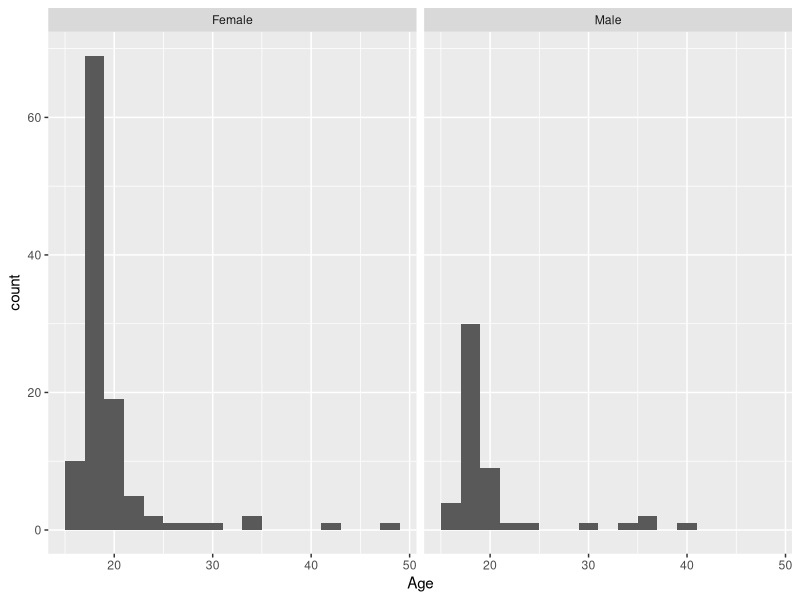
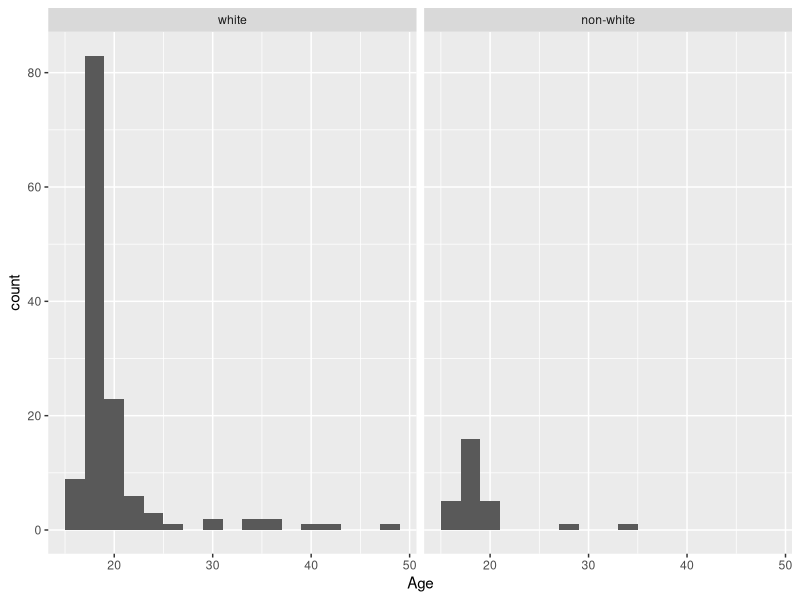
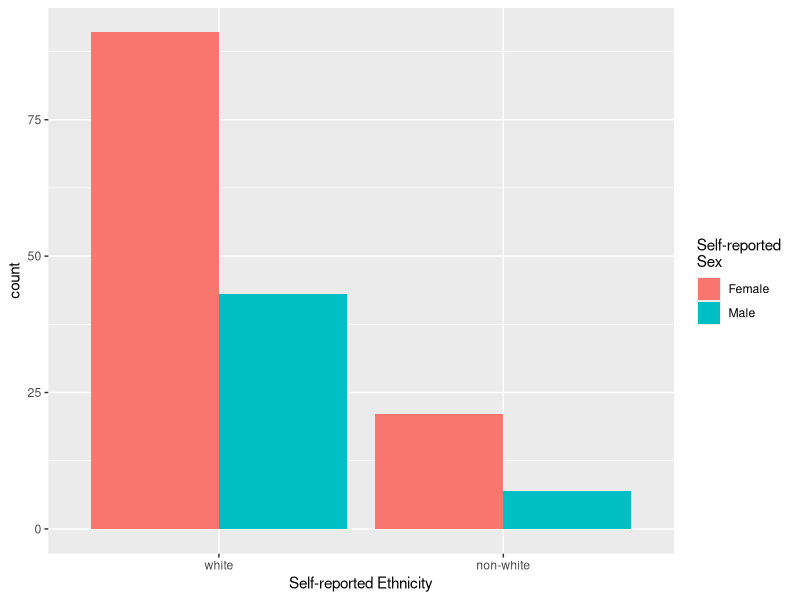
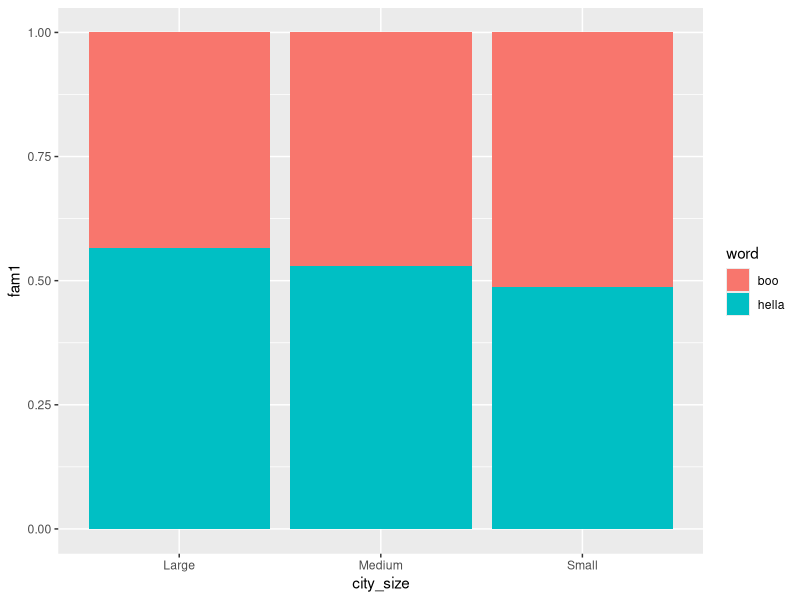

The R script that drew these images, in order:
## ---- chunk 1
knitr::opts_chunk$set(fig.width = 12, 
                      fig.height = 8,
                      fig.path = 'Figs/',
                      echo = TRUE,
                      warning = FALSE,
                      message = FALSE,
                      eval = TRUE)

## ---- chunk 2
library(tidyverse)
library(forcats) ## Dr. Theobold's preferred way to work with factors!

hiphop <- read_csv(here::here("3_dplyr", "Lab-hiphop-dplyr", "hiphop.csv"))
## ---- chunk 3
hiphop <- hiphop %>% 
  mutate(sex = as_factor(sex)) %>% 
  filter(city > 0)
## ---- chunk 4

hiphop %>% filter(!is.na(familiarity)) %>% dim()
hiphop %>% filter(!is.na(sex), 
                  !is.na(age), 
                  !is.na(ethnic)) %>% dim()

hiphop %>% filter(city == 0) %>% dim()

## ---- chunk 5
hiphop %>%
  distinct(word) %>%
  count()
## ---- chunk 6
hiphop <- hiphop %>%
  mutate(
    ethnic_group = if_else(ethnic == "white", "white", "non-white"),
    ethnic_group = as_factor(ethnic_group)
  )
## ---- chunk 7
subjects <- hiphop %>% 
  select(subj, age, sex, ethnic_group) %>% 
  distinct(subj, .keep_all = TRUE)
      

subjects %>% 
  summary()
## ---- chunk 8
## Many options exist, but I like these: 

subjects %>% 
  ggplot(aes(x = age)) + 
  geom_histogram(binwidth = 2) +
  facet_wrap(~ sex) + 
  labs(x = "Age")

subjects %>% 
  ggplot(aes(x = age)) + 
  geom_histogram(binwidth = 2) +
  facet_wrap(~ ethnic_group) + 
  labs(x = "Age")

subjects %>% 
  ggplot(aes(x = ethnic_group, fill = sex)) + 
  geom_bar(position = "dodge") +
  labs(fill = "Self-reported \nSex", 
       x = "Self-reported Ethnicity")
## ---- chunk 9
young <- hiphop %>% 
  filter(age < 20) %>% 
  group_by(word) %>% 
  ## A more specific summarize() function, where we summarize for a specific variable
  summarize_at(vars(familiarity), list(mean)) 
  ## Although I am generally opposed to taking the mean of Likert data, this gives an "easy" answer


## Most familiar
young %>% 
  top_n(n = 1, familiarity) %>% 
  pull(word)

## Least familiar
young %>% 
  top_n(n = 1, desc(familiarity)) %>% 
  pull(word)
## ---- chunk 10
nonwhite_women <- hiphop %>% 
  filter(sex == "Female", 
         ethnic_group == "non-white") %>% 
  group_by(word) %>% 
  summarize_at(vars(familiarity), list(mean)) 

## Least familiar
nonwhite_women %>% 
  top_n(n = 1, desc(familiarity)) %>% 
  pull(word)

# Most familiar
nonwhite_women %>% 
  top_n(n = 1, familiarity) %>% 
  pull(word)

## ---- chunk 11
old_white_men <- hiphop %>% 
  filter(sex == "Male", 
         ethnic_group == "white", 
         age > 30) %>% 
  group_by(word) %>% 
  summarize_at(vars(familiarity), list(mean)) 

## Least familiar
old_white_men %>% 
  top_n(n = 1, desc(familiarity)) %>% 
  pull(word)

## Most familiar
old_white_men %>% 
  top_n(n = 1, familiarity) %>% 
  pull(word)

## ---- chunk 12

genres <- hiphop %>%
  select(sex, ethnic_group, age, intl:hiphop)

## ---- chunk 13
genres %>% 
  group_by(sex) %>%
  ## For all of the music genres, find the mean for each sex
  summarize_at(vars(intl:hiphop), list(mean)) %>% 
  ## For all of the music genres, find the difference in the sexes
  summarise_at(vars(intl:hiphop), list(diff)) %>% 
  ## Make the differences all positive to compare magnitudes
  summarise_at(vars(intl:hiphop), list(abs)) %>% 
  which.max()

## ---- chunk 14
genres %>% 
  group_by(ethnic_group) %>%
  ## For all of the music genres, find the mean for each ethnic group
  summarize_at(vars(intl:hiphop), list(mean)) %>% 
  ## For all of the music genres, find the difference in the ethnic groups
  summarise_at(vars(intl:hiphop), list(diff)) %>% 
  ## Make the differences all positive to compare magnitudes
  summarise_at(vars(intl:hiphop), list(abs)) %>% 
  which.max()
## ---- chunk 15
genres %>% 
  mutate(drinking_age = if_else(age < 21, "under 21", "21 or over")) %>% 
  group_by(drinking_age) %>%
  ## For all of the music genres, find the mean for each age group
  summarize_at(vars(intl:hiphop), list(mean)) %>% 
  ## For all of the music genres, find the difference in the age groups
  summarise_at(vars(intl:hiphop), list(diff)) %>%
  ## Make the differences all positive to compare magnitudes
  summarise_at(vars(intl:hiphop), list(abs)) %>% 
  which.max()

## ---- chunk 16

titles <- hiphop %>% 
  filter(word %in% c("boo", "hella")) %>%
  mutate(
    city_size = case_when(
      city > 200000 ~ "Large",
      city > 50000 ~ "Medium",
      TRUE ~ "Small"
    )
  )


ggplot(titles, 
       aes(x = city_size, y = fam1, fill = word)) + 
  geom_col(position = "fill")

## ---- chunk 17
hiphop %>% 
  distinct(subj, .keep_all = TRUE) %>%
  filter(sex == "Male",
         age <= 23, 
         age >= 17,
         city < 60000,
         city > 10000) %>%
  top_n(1, bieber) %>%
  select(subj)
